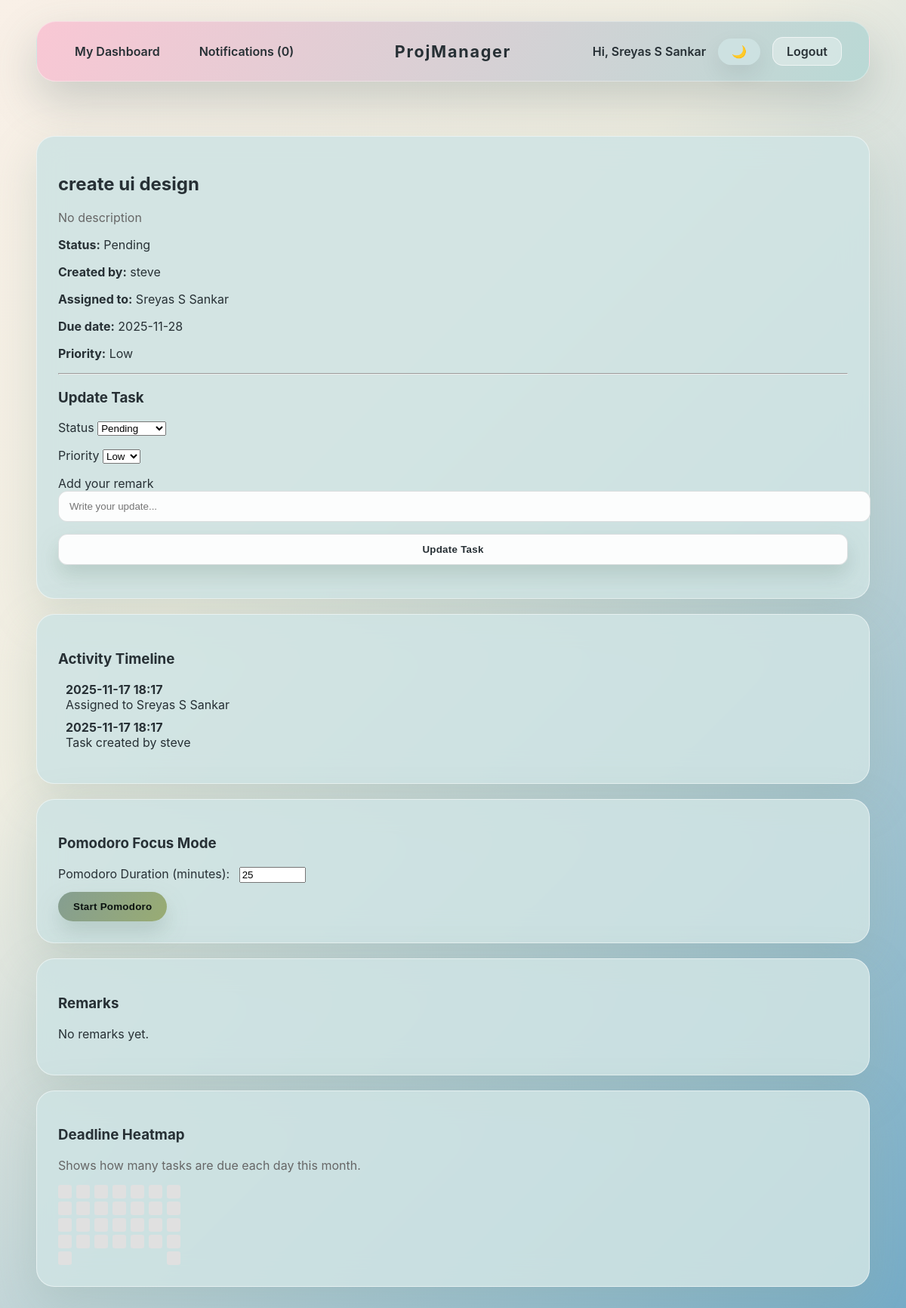
Screenshot of /groups/1/tasks/2 (signed in) with the database file from the repository.
### models.py (models this page shows, shortened)
class User(db.Model, UserMixin):
    id = db.Column(db.Integer, primary_key=True)
    username = db.Column(db.String(80), unique=True, nullable=False)
    email = db.Column(db.String(120), unique=True, nullable=False)
    password_hash = db.Column(db.String(128), nullable=False)

class Task(db.Model):
    id = db.Column(db.Integer, primary_key=True)
    title = db.Column(db.String(150), nullable=False)
    description = db.Column(db.Text, nullable=True)
    status = db.Column(db.String(20), default='Pending')  # Pending, In Progress, Done
    created_by = db.Column(db.Integer, db.ForeignKey('user.id'), nullable=False)
    assigned_to = db.Column(db.Integer, db.ForeignKey('user.id'), nullable=True)
    group_id = db.Column(db.Integer, db.ForeignKey('group.id'), nullable=False)
    timestamp = db.Column(db.DateTime, default=db.func.now())
    priority = db.Column(db.String(10))
    tags = db.relationship('Tag', secondary=task_tags, backref=db.backref('tasks', lazy='dynamic'))
    activities = db.relationship('TaskActivity', backref='task', lazy=True)
    created_at = db.Column(db.DateTime, default=datetime.utcnow)
    due_date = db.Column(db.DateTime, nullable=True)
    updated_at = db.Column(db.DateTime, default=datetime.utcnow, onupdate=datetime.utcnow)
    pomodoro_active = db.Column(db.Boolean, default=False)
    pomodoro_end = db.Column(db.DateTime, nullable=True)
    creator = db.relationship('User', foreign_keys=[created_by], backref='created_tasks')
    assignee = db.relationship('User', foreign_keys=[assigned_to], backref='assigned_tasks')
    group = db.relationship('Group', backref='tasks')

class TaskActivity(db.Model):
    __tablename__ = 'task_activity'
    id = db.Column(db.Integer, primary_key=True)
    task_id = db.Column(db.Integer, db.ForeignKey('task.id'), nullable=False)
    timestamp = db.Column(db.DateTime, default=datetime.utcnow)
    message = db.Column(db.String(255), nullable=False)

### app.py (the view, shortened to what this page needs)
@app.route('/groups/<int:group_id>/tasks/<int:task_id>', methods=['GET', 'POST'])
@login_required
def task_detail(group_id, task_id):
    group = Group.query.get_or_404(group_id)
    task = Task.query.get_or_404(task_id)
    membership = GroupMembership.query.filter_by(user_id=current_user.id, group_id=group.id).first()
    if not membership:
        flash('You are not a member of this group.', 'danger')
        return redirect(url_for('dashboard'))
    form = TaskUpdateForm(obj=task)
    can_update = (current_user.id == task.assigned_to) or (current_user.id == group.admin_id)
    remarks = TaskRemark.query.filter_by(task_id=task.id).order_by(TaskRemark.timestamp.desc()).all()
    activities = TaskActivity.query.filter_by(task_id=task.id).order_by(TaskActivity.timestamp.desc()).all()
    return render_template('task_detail.html', group=group, task=task, form=form, remarks=remarks, can_update=can_update, activities=activities)

### forms.py
class TaskUpdateForm(FlaskForm):
    status = SelectField('Status', choices=[
        ('Pending', 'Pending'),
        ('In Progress', 'In Progress'),
        ('Done', 'Done')
    ])
    priority = SelectField(
    'Priority',
    choices=[
        ('high', 'High'),
        ('low', 'Low')
    ],
    validators=[DataRequired()]
    )
    comment = StringField('Add your remark', validators=[DataRequired(), Length(1, 300)])
    submit = SubmitField('Update Task')

### app.py (called while the page is built)
@login_manager.user_loader
def load_user(user_id):
    return User.query.get(int(user_id))

@app.context_processor
def inject_notifications():
    if current_user.is_authenticated:
        unread = Notification.query.filter_by(user_id=current_user.id, is_read=False).all()
        return dict(unread_notifications=unread)
    return dict(unread_notifications=[])

### templates/task_detail.html (shortened to what this page needs)
{% extends 'base.html' %}
{% block content %}
<div class="card">
  <h2>{{ task.title }}</h2>
  <p class="muted">{{ task.description or 'No description' }}</p>
  <p><strong>Status:</strong> {{ task.status }}</p>
  <p><strong>Created by:</strong> {{ task.creator.username }}</p>
  {% if task.assigned_to %}
    <p><strong>Assigned to:</strong> {{ task.assignee.username }}</p>
  {% endif %}
  {% if task.due_date %}
    <p><strong>Due date:</strong> {{ task.due_date.strftime('%Y-%m-%d') }}</p>
  {% else %}
    <p><strong>Due date:</strong> Not set</p>
  {% endif %}
<p><strong>Priority:</strong> {{ task.priority.title() if task.priority else "Not set" }}</p>
  {% if can_update %}
  <hr>
  <h3>Update Task</h3>
  <form method="post" novalidate>
    <div class="form-row">
      {{ form.status.label }}
      {{ form.status() }}
    </div>
    <div class="form-row">
      {{ form.priority.label }}
      {{ form.priority() }}
    </div>
    <div class="form-row">
      {{ form.comment.label }}
      {{ form.comment(size=64, placeholder='Write your update...') }}
    </div>
    <div class="form-row">
      {{ form.submit(class_='btn') }}
    </div>
  </form>
  {% endif %}
</div>
<div class="card" style="margin-top:20px;">
  <h3>Activity Timeline</h3>
  <ul style="list-style:none; padding-left:10px;">
    {% for a in activities %}
      <li style="margin-bottom:10px;">
        <strong>{{ a.timestamp.strftime('%Y-%m-%d %H:%M') }}</strong><br>
        <span>{{ a.message }}</span>
      </li>
    {% endfor %}
  </ul>
</div>
<div class="card" style="margin-top:20px;">
  <h3>Pomodoro Focus Mode</h3>
  <label for="pomodoro-minutes">Pomodoro Duration (minutes):</label>
  <input id="pomodoro-minutes" type="number" min="1" max="240" value="25"
         style="width:80px; margin-left:8px;">
  <div id="pomodoro-box" style="margin-top:12px;">
      {% if task.pomodoro_active %}
          <div class="pomodoro-visual">
              <svg class="ring" width="120" height="120">
                  <circle class="ring-bg" cx="60" cy="60" r="54"></circle>
                  <circle class="ring-progress" cx="60" cy="60" r="54"></circle>
              </svg>
              <div class="pomodoro-time" id="pomodoro-timer">--</div>
          </div>
          <button id="stop-pomodoro" class="btn btn-danger">Stop</button>
      {% else %}
          <button id="start-pomodoro" class="btn">Start Pomodoro</button>
      {% endif %}
  </div>
</div>
<div class="card" style="margin-top:20px;">
  <h3>Remarks</h3>
  {% if remarks %}
    <ul style="padding-left:16px;">
      {% for remark in remarks %}
        <li style="margin-bottom:10px;">
          <strong>{{ remark.user.username }}</strong> —
          <small>{{ remark.timestamp.strftime('%Y-%m-%d %H:%M') }}</small><br>
          {{ remark.comment }}
        </li>
      {% endfor %}
    </ul>
  {% else %}
    <p>No remarks yet.</p>
  {% endif %}
</div>
<div class="card" style="margin-top:20px;">
  <h3>Deadline Heatmap</h3>
  <p class="muted">Shows how many tasks are due each day this month.</p>
  <div id="deadline-heatmap" style="margin-top:10px; display:flex; gap:6px;"></div>
</div>
{% endblock %}

### templates/base.html (shortened to what this page needs)
<!doctype html>
<html lang="en">
<head>
    <link rel="stylesheet" href="{{ url_for('static', filename='css/style.css') }}">
</head>
<body class="{{ 'dark-mode' if session.get('theme') == 'dark' else '' }}">
{% set _ = session.pop('popup_notification', None) %}
<nav class="nav">
    <div class="nav-shell">
        <div class="nav-menu">
            {% if current_user.is_authenticated %}
                <a href="{{ url_for('my_dashboard') }}">My Dashboard</a>
                <a href="{{ url_for('notifications') }}">Notifications ({{ current_user.unread_notifications|length }})</a>
            {% else %}
                <a href="{{ url_for('login') }}">Login</a>
                <a href="{{ url_for('register') }}">Register</a>
            {% endif %}
        </div>
        <a class="brand" href="{{ url_for('index') }}">ProjManager</a>
        <div class="nav-user">
            {% if current_user.is_authenticated %}
                <span class="user-greeting">Hi, {{ current_user.username }}</span>
                <button id="theme-toggle" class="theme-toggle" aria-label="Toggle theme">🌙</button>
                <a class="nav-logout" href="{{ url_for('logout') }}">Logout</a>
            {% else %}
                <button id="theme-toggle" class="theme-toggle" aria-label="Toggle theme">🌙</button>
            {% endif %}
        </div>
    </div>
</nav>
<main class="container">
    {% block content %}{% endblock %}
</main>
</body>
</html>

### static/css/style.css (style rules this page uses)
:root { --ocean-sky: #c4dade; --ocean-cloud: #d9a6eb; --ocean-shell: #f9f0e7; --ocean-sand: #e7d9cc; --ocean-mist: #74abc7; --ocean-seafoam: #b9d9d5; --garden-blush: #f9c7d4; --garden-sage: #859e91; --garden-fern: #c3d0a8; --garden-cream: #f0eee2; --garden-petal: #d59da6; --garden-leaf: #99ac73; --bg-gradient: linear-gradient(135deg, var(--ocean-shell), var(--garden-cream) 35%, var(--ocean-mist)); --text-color: #273035; --muted: #4a585f; --surface: rgba(206, 227, 227, 0.88); --surface-strong: rgba(255, 255, 255, 0.95); --panel-card-bg: rgba(255, 255, 255, 0.82); --chip-bg: rgba(255, 255, 255, 0.45); --pill-bg: rgba(249, 240, 231, 0.92); --input-bg: rgba(255, 255, 255, 0.95); --input-border: rgba(39, 48, 53, 0.15); --nav-bg: linear-gradient(120deg, var(--garden-blush), var(--ocean-seafoam)); --border-color: rgba(255, 255, 255, 0.5); --accent: var(--garden-sage); --accent-strong: var(--garden-leaf); --shadow-soft: 0 20px 60px rgba(133, 158, 145, 0.25); }
html, body { font-family: Inter, system-ui, Segoe UI, Roboto, Arial, sans-serif; margin: 0; min-height: 100%; }
body { background: var(--bg-gradient); color: var(--text-color); min-height: 100vh; display: flex; flex-direction: column; position: relative; }
main.container { flex: 1; width: 100%; max-width: none; padding-bottom: clamp(32px, 6vh, 120px); }
.container { width: 100%; max-width: none; padding: clamp(16px, 4vw, 72px); margin: 0 auto; box-sizing: border-box; }
.nav { background: transparent; padding: clamp(16px, 3vw, 28px) clamp(16px, 5vw, 48px) 0; }
.nav-shell { background: var(--nav-bg); border-radius: 26px; padding: clamp(14px, 2vw, 20px) clamp(20px, 4vw, 36px); box-shadow: 0 25px 60px rgba(67, 94, 100, 0.25); border: 1px solid rgba(255, 255, 255, 0.35); display: grid; grid-template-columns: 1fr auto 1fr; align-items: center; gap: clamp(12px, 2vw, 32px); }
.nav-menu { display: flex; gap: clamp(12px, 2vw, 28px); align-items: center; font-weight: 600; }
.nav-menu a { text-decoration: none; color: var(--text-color); padding: 8px 14px; border-radius: 999px; transition: background 0.2s ease, box-shadow 0.2s ease; }
.brand { font-weight: 700; color: var(--text-color); text-decoration: none; font-size: 1.35rem; letter-spacing: 0.08em; text-align: center; }
.nav-user { display: flex; justify-content: flex-end; align-items: center; gap: 16px; font-weight: 600; }
.user-greeting { color: var(--text-color); }
.theme-toggle { border: none; background: var(--surface); color: var(--text-color); padding: 8px 18px; border-radius: 999px; cursor: pointer; font-size: 1rem; box-shadow: 0 12px 30px rgba(0, 0, 0, 0.08); transition: transform 0.2s ease, box-shadow 0.2s ease; }
.nav-logout, .nav-user a { text-decoration: none; color: var(--text-color); font-weight: 600; padding: 8px 18px; border-radius: 14px; border: 1px solid rgba(255, 255, 255, 0.6); background: rgba(255, 255, 255, 0.35); transition: background 0.2s ease, color 0.2s ease, box-shadow 0.2s ease; }
.form-row { margin-bottom:16px }
.form-row input { width:100%; padding:12px 14px; border:1px solid var(--input-border); border-radius:12px; background:var(--input-bg); color:var(--text-color); transition:border-color 0.2s, box-shadow 0.2s; }
.btn { padding:12px 20px; border:none; border-radius:999px; background:linear-gradient(120deg,var(--accent),var(--accent-strong)); color:#0a110f; cursor:pointer; font-weight:600; letter-spacing:0.02em; transition:transform 0.2s ease, box-shadow 0.2s ease; box-shadow:0 14px 28px rgba(133,158,145,0.35); }
.muted { color:var(--muted) }
.card { background:var(--surface); padding:28px; border-radius:24px; margin-top:24px; border:1px solid var(--border-color); box-shadow:var(--shadow-soft); backdrop-filter:blur(18px); }

### templates/task_detail.html (style rules this page uses)
.muted { color: #666; }

### rows the page displays
User: username "Sreyas S Sankar", assignee.username "Sreyas S Sankar"
Task: title "create ui design", description "No description", status "Pending", due_date "2025-11-28", priority "Low"
User: creator.username "steve"
TaskActivity: timestamp "2025-11-17 18:17", message "Assigned to Sreyas S Sankar"
TaskActivity: timestamp "2025-11-17 18:17", message "Task created by steve"

### other values shown
{{ current_user.unread_notifications|length }} "0"
